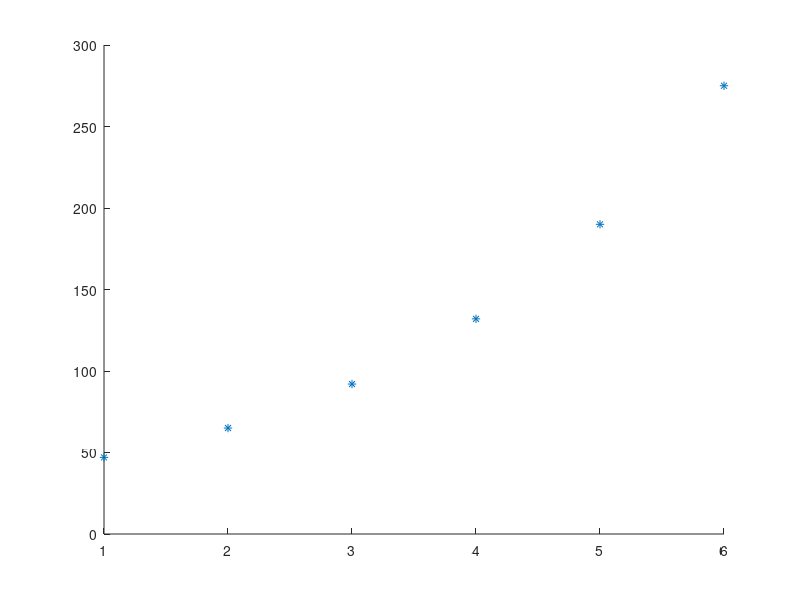

This chart was generated by the following MATLAB code: (Note: this script raises an error after producing the figure.)
x = [ 1; 2; 3; 4; 5; 6];
y = [ 47; 65; 92; 132; 190; 275];
 m = length(x);

% [a1,b1,r1,R1] = RegressaoLinear(x,y);
% f_estimada = @(x)(a1+b1*x);
  figure;
  hold on;
  plot(x,y,'*');
%  fplot(f_estimada,[x(1),x(m)]);
 
[a2,b2,r2,R2] = RegressaoLinear(log(x),log(y));
f_estimada = @(x)(exp(a2)*x.^b2);
hold on;
%plot(x,y,'*');
fplot(f_estimada,[x(1),x(m)],'y');
x = [ 1; 2; 3; 4; 5; 6];
y = [ 47; 65; 92; 132; 190; 275];
[a3,b3,r3,R3] = RegressaoLinear(x,log(y));
f_estimada = @(x)(exp(a3)*(exp(b3).^x))
f_estimada(7)
hold on;
%plot(x,y,'*');
fplot(f_estimada,[x(1),x(m)],'r');
title('q4')
xlabel('x');
ylabel('y');
legend('Pontos','Reg potencias ','Reg Exponencial')
